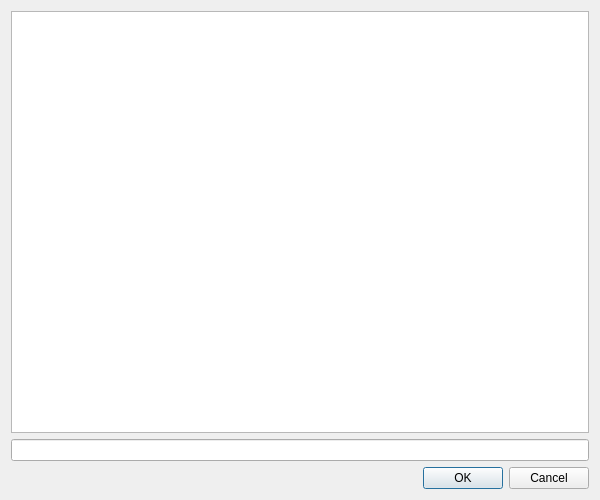
<?xml version="1.0" encoding="UTF-8"?>
<!--
*    Copyright 2002-2013 CEA LIST
* 
*    This file is part of LIMA.
* 
*    LIMA is free software: you can redistribute it and/or modify
*    it under the terms of the GNU Affero General Public License as published by
*    the Free Software Foundation, either version 3 of the License, or
*    (at your option) any later version.
* 
*    LIMA is distributed in the hope that it will be useful,
*    but WITHOUT ANY WARRANTY; without even the implied warranty of
*    MERCHANTABILITY or FITNESS FOR A PARTICULAR PURPOSE.  See the
*    GNU Affero General Public License for more details.
* 
*    You should have received a copy of the GNU Affero General Public License
  *    along with LIMA.  If not, see <http://www.gnu.org/licenses/>
  -->
    <ui version="4.0">
 <class>ResourceTextFileEditDialog</class>
 <widget class="QDialog" name="ResourceTextFileEditDialog">
  <property name="geometry">
   <rect>
    <x>0</x>
    <y>0</y>
    <width>600</width>
    <height>500</height>
   </rect>
  </property>
  <property name="baseSize">
   <size>
    <width>600</width>
    <height>500</height>
   </size>
  </property>
  <property name="windowTitle">
   <string>Edit resource text file</string>
  </property>
  <property name="modal">
   <bool>true</bool>
  </property>
  <layout class="QGridLayout" name="gridLayout">
   <item row="0" column="0">
    <widget class="QPlainTextEdit" name="textEdit"/>
   </item>
   <item row="2" column="0">
    <widget class="QDialogButtonBox" name="buttonBox">
     <property name="orientation">
      <enum>Qt::Horizontal</enum>
     </property>
     <property name="standardButtons">
      <set>QDialogButtonBox::Cancel|QDialogButtonBox::Ok</set>
     </property>
    </widget>
   </item>
   <item row="1" column="0">
    <widget class="QLineEdit" name="searchEntry"/>
   </item>
  </layout>
 </widget>
 <resources/>
 <connections>
  <connection>
   <sender>buttonBox</sender>
   <signal>accepted()</signal>
   <receiver>ResourceTextFileEditDialog</receiver>
   <slot>accept()</slot>
   <hints>
    <hint type="sourcelabel">
     <x>248</x>
     <y>254</y>
    </hint>
    <hint type="destinationlabel">
     <x>157</x>
     <y>274</y>
    </hint>
   </hints>
  </connection>
  <connection>
   <sender>buttonBox</sender>
   <signal>rejected()</signal>
   <receiver>ResourceTextFileEditDialog</receiver>
   <slot>reject()</slot>
   <hints>
    <hint type="sourcelabel">
     <x>316</x>
     <y>260</y>
    </hint>
    <hint type="destinationlabel">
     <x>286</x>
     <y>274</y>
    </hint>
   </hints>
  </connection>
 </connections>
</ui>
